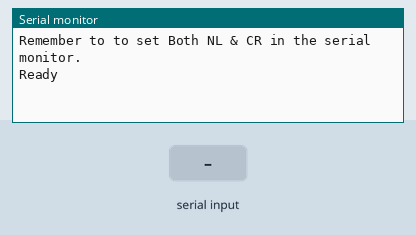
Simulated run of this sketch. Board: ESP32. Parts: the last lines printed to the serial monitor. The inputs (shaded band) are chosen by the test bench.

Above: at 1.2 s.
1.3 s: "1" received over the second serial link
At 2.3 s:
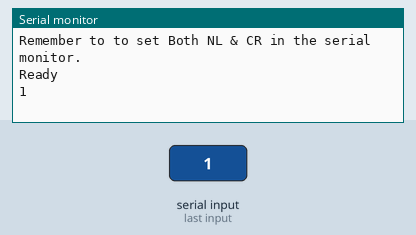
2.8 s: "0" received over the second serial link
At 3.5 s:
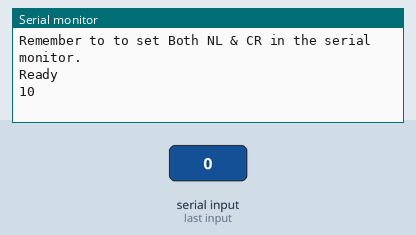

Measured:
- after the input at 1.3 s, the serial monitor: prints a new line at once (image 1)
- after the input at 2.8 s, the serial monitor: prints a new line at once (image 2)

The sketch:

esp_neo_initial.ino
```cpp
#include <NeoSWSerial.h>

NeoSWSerial esp_serial(8, 9);

void setup()
{

    Serial.begin(9600); // communication with the host computer
    esp_serial.begin(9600);

    Serial.println("");
    Serial.println("Remember to to set Both NL & CR in the serial monitor.");
    Serial.println("Ready");
    Serial.println("");

    // Comandos para serem executados no monitor
    // AT
    // AT+UART_DEF=9600,8,1,0,0
    // AT+CWMODE=1
    // AT+CWLAP
    // AT+CWJAP="NOME_DA_REDE","SENHA"
    // AT+CIFSR
}

void loop()
{

    if (esp_serial.available())
    {
        Serial.write(esp_serial.read());
    }

    if (Serial.available())
    {
        esp_serial.write(Serial.read());
    }
}
```
